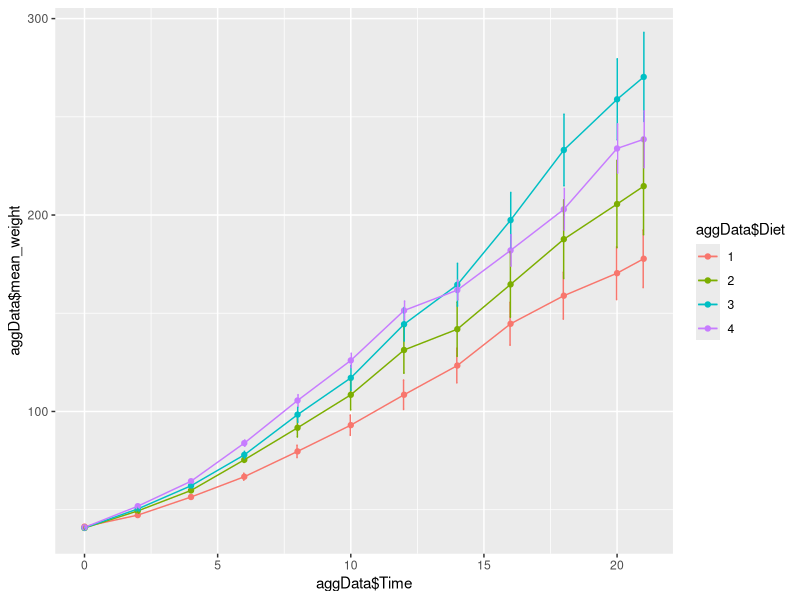
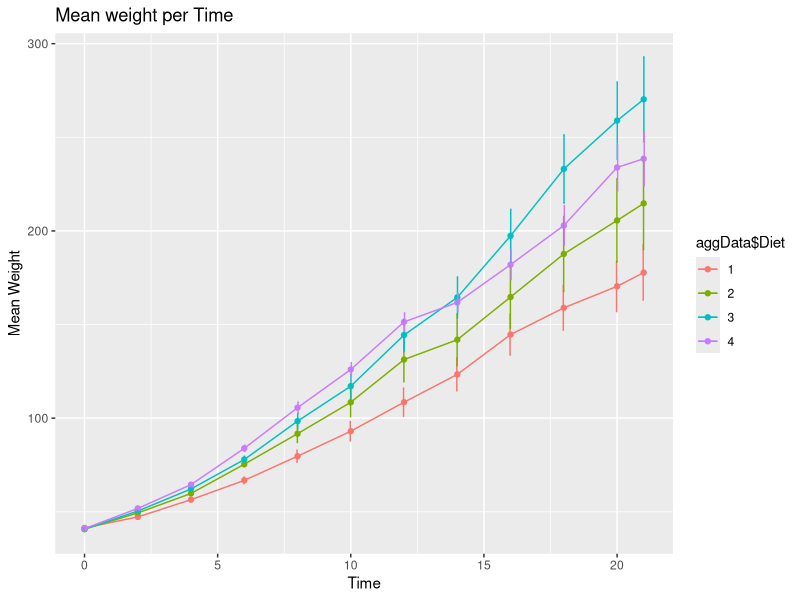
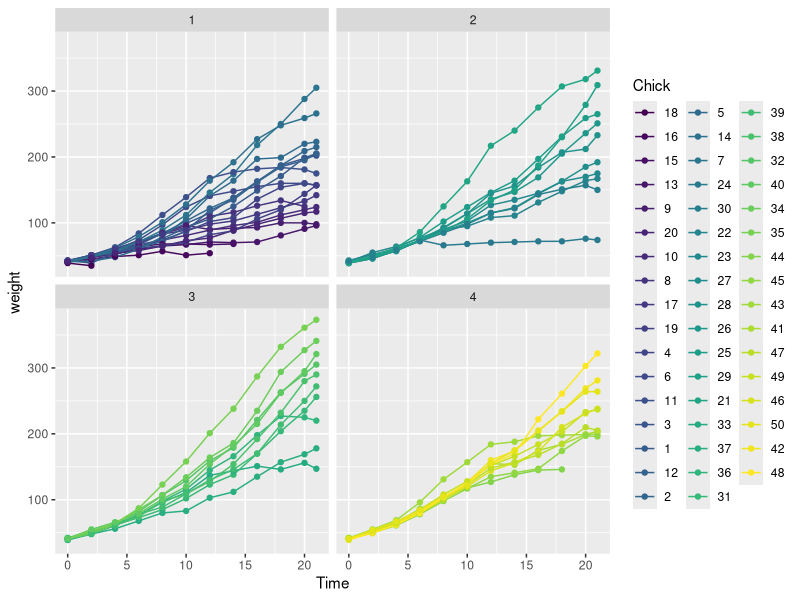
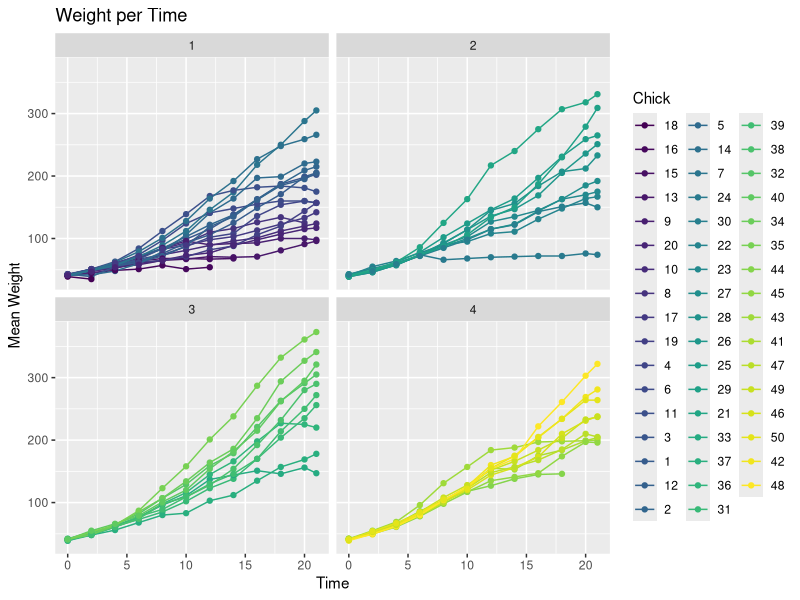
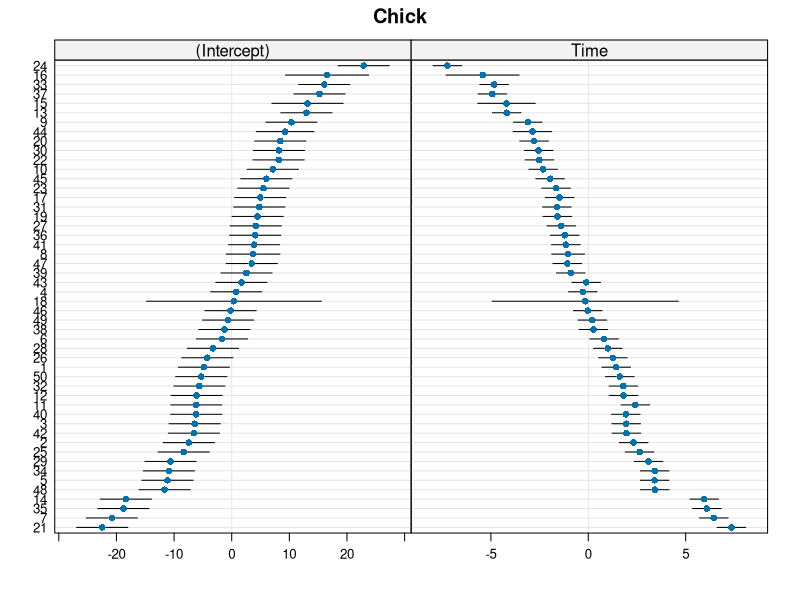

Write R code to recreate these figures, in order.
### Stats with R Exercise sheet 8

##########################
# Linear Mixed Effects Models
##########################



###########################################################################################
###########################################################################################
library(lme4)
library(lattice)
library(Matrix)
library(ggplot2)
library(dplyr)


#####################################################
### 1. Linear mixed model for chicken growth 
#####################################################

## a) We will first look at the dataset ChickWeight, which is already loaded in base R. Check out 
##  the help page of the data set to understand how the data was collected and look at the summary
help("ChickWeight")
summary(ChickWeight)

## b) Let's plot the data. We will first follow the strategy from sheet 4, i.e. 
##  1. group the data by Diet and Time and use summarise() to get the mean and se (se() as provided below)
##    of weight. Assign resulting data set to aggData
se = function(x){sd(x)/sqrt(length(x))}
aggData <- ChickWeight %>% 
  group_by(Diet,Time) %>%
  summarize(mean_weight = mean(weight), se_weight = se(weight))

##  2. Create a line plot of aggData, plotting weight on the y axis, time on the x-axis and color by Diet. 
##    Also add errorbars (mean+/-1.96*se)
p <- ggplot(aggData, aes(x=aggData$Time, y=aggData$mean_weight,  color=aggData$Diet)) + 
  geom_line() +
  geom_point()+
  geom_errorbar(aes(ymin=aggData$mean_weight-aggData$se_weight, ymax=aggData$mean_weight+aggData$se_weight), width=.2,
                position=position_dodge(0.05))
print(p)
p+labs(title="Mean weight per Time", x="Time", y = "Mean Weight")

## c) The above plot ignored that the data comes from a fixed set of chicks. Let's look at individual growth
##  by coloring by Chick instead of by Diet, but faceting by Diet (side by side). You have to use ChickWeight 
##  instead of aggData here! Also you don't need error bars, because you are not plotting the mean, but the
##  actual data
p <- ggplot(ChickWeight, aes(x=Time, y=weight,  color=Chick)) + 
  geom_line() +
  geom_point()+
  facet_wrap(~Diet) 
print(p)
p+labs(title="Weight per Time", x="Time", y = "Mean Weight")

## d) What do you observe, looking at c?
# From c, we can observe that, each Chick growth varies. Different Chick's growth  varies within a particular diet
# In addition, the amount of growth (the general and slope) by days varies between different diets.

## e) We want to investigate whether the type of diet has an effect on the chick's growth, i.e. we are
##  looking for an interaction between time after birth and the diet type. Before running the model,
##  specify:

##  1) What fixed effect(s) do you enter into the model?
# Diet and time are fixed effects.

##  2) what random effect(s) should be included to account for the repeated measures structure of the data?
# Individual chick will be random effects

##  3) In addition to random intercept(s), which random slope(s) should you add to get a maximal model?
# random slope will be weight change over time. 

## f) Run the model you specified in e) using lmer() and assign it to chickmod
chickmod <- lmer(weight ~ Time + Diet + Time:Diet + (1+ Time|Chick), data = ChickWeight, REML=F)

## g) Rerun the model leaving out the interaction between Time and Diet and assign it to chicknull
chicknull <- lmer(weight ~ Time + Diet + (1+ Time|Chick), data = ChickWeight, REML=F)

## h) compare the two models using the anova() function, which performs a likelihood ratio test
anova(chickmod, chicknull)

## i) Report the p-value (from h) and the conclusion with respect to the research hypothesis
# p-value is 0.0012. Which is highly significant. Hence we can reject the Null hypoyhesis. 
# We used R to lme4 to perform a linear mixed effect analysis of the relationship between weight and Diet.
# As fixed effect we entered Diet and Time with interation term into the model. As random effects we had
# intercepts for chicks as well as by-Time randome slope for the effect of weight. p-values were obtained 
# by liklihood ratio tests with model with interaction term against model without interaction term. p-values
# are significant and AIC value for model with interaction (chickmod) is lower and hence we can conclude 
# that interaction between time and Diet does effect the growth(weight) of chicks.

## j) The following code creates a plot of all chick specific intercepts and slopes. What do you see?
print(dotplot(ranef(chickmod,condVar=TRUE),  scales = list(x = list(relation = 'free')))[["Chick"]])
# We can interpret from the dot plot there is good variation in intercept and slope for individual chicks.
# Hence using them as random effects does improve the model.

#####################################################
### 2. Random effect structures 
#####################################################

## a) Let's return to the lexdec data set and suppose, we want to look at effects of the word type of the 
## previously presented word (each subject saw a different randomized sequence) and effects of the complexity
## of the word itself, while taking into account the dependence between data points collected on the same 
## word and from the same subject. 
## Which of the following models has a maximal random effect structure given the experimental design?
## Motivate your choice.

## m1 = lmer(RT ~ PrevType+ Complex+ (PrevType|Subject) + (Complex| Word), lexdec)
## m2 = lmer(RT ~ PrevType+ Complex+ (PrevType+Complex|Subject) + (PrevType| Word), lexdec)
## m3 = lmer(RT ~ PrevType+ Complex+ (PrevType+Complex|Subject) + (PrevType+Complex| Word), lexdec)
## m4 = lmer(RT ~ PrevType+ Complex+ (Complex|Subject) + (PrevType| Word), lexdec)
## m5 = lmer(RT ~ PrevType+ Complex+ (PrevType+Complex|Subject) + (1| Word), lexdec)

# Following model will have a maximal random effect structure:
# m2 = lmer(RT ~ PrevType+ Complex+ (PrevType+Complex|Subject) + (PrevType| Word), lexdec)

# In our model, observations with same subject can have variation in Prev Type and Complex.
# Observations with same word can have variation in Prev Type. 
# Hence, we will have by-subject random intercept and random slope (Complex, PrevType) and by-word random
# random intercept and random slope (Prev Type).  


## b) You want to relate students' performance in the advanced algebra course in a summer school in SaarbrÃÂ¼cken
##  to their final math grade in school. Performance is measured as the overall score in the final exam.
##  The summer school course has 200 participants, coming from 8 different partner Universities from all
##  over Germany. These 200 participants were randomly split into 10 tutorial groups, where each tutorial 
##  was held by a different tutor.
##  Given the design of your study, what random effects should you add to the model below?
##  Explain!!! If you want to, you can additionally add the random effects into the formula

# Random effects for our model are - university and tutorial.
# Observations with same university will have variation in mathGrade and observation with same tutorial 
# will also have variation in mathGrade.
# Hence we will have random intercept and random slope for both university and tutorial.

# lmer(advancedalgebrascore ~ mathGrade, (1+mathGrade|tutorial), (1+mathGrade|university), someData)

